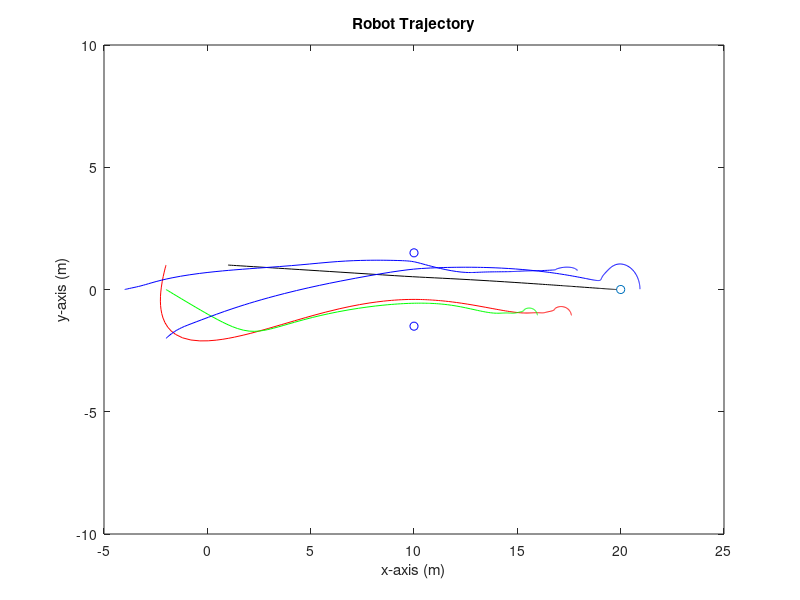
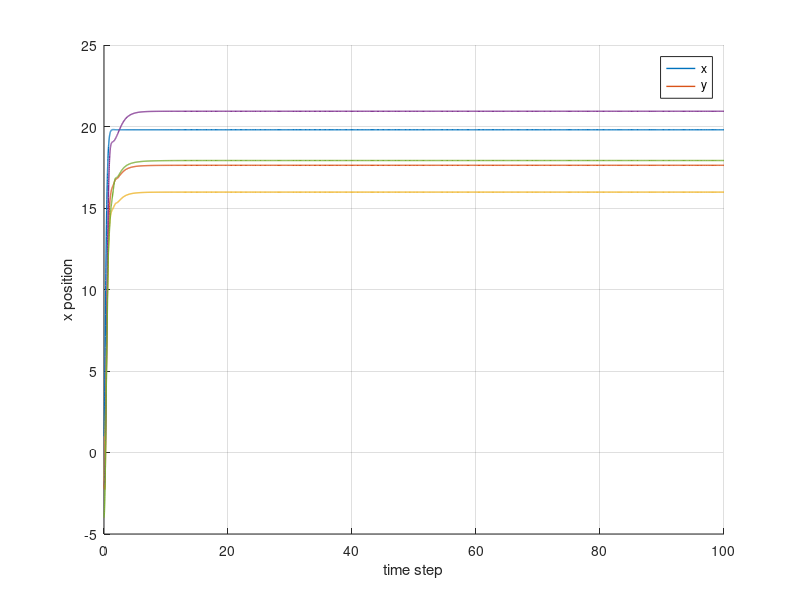
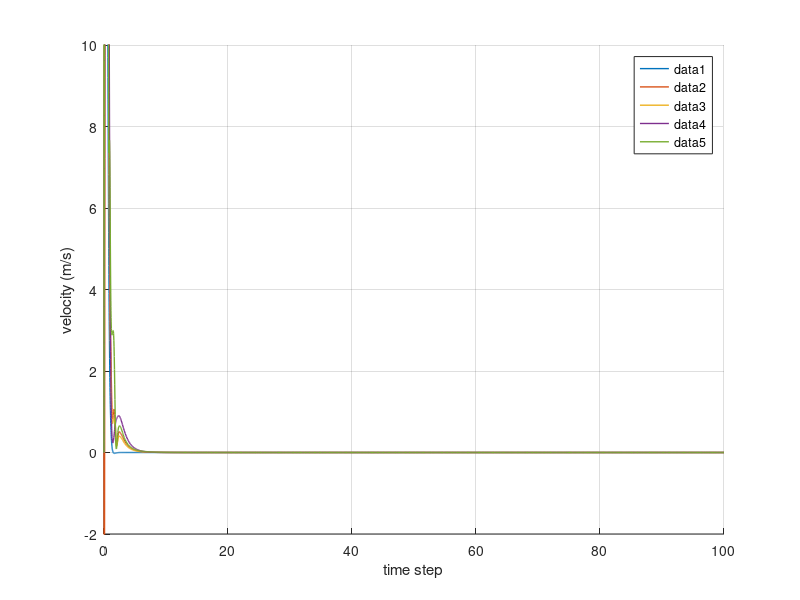
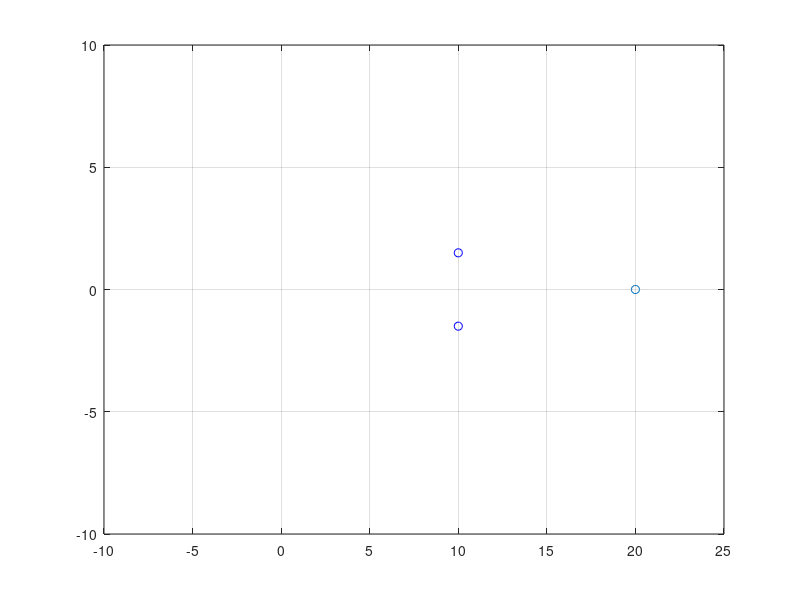

Write MATLAB code to recreate these figures, in order. (Note: this script raises an error after producing the figures.)
function [t,x] = potential()
clc, close all
 
time = [0 100];
x0=[1;0;1;0;-2;0;1;0;-2;0;0;0;-2;0;-2;0;-4;0;0;0];

Goal = [20;0];
Obs1 = [10;-1.5];
Obs2 = [10;1.5];
    
alpha = 30;
Ko = 30;
Kij = 50;
KLi = 50;
KF = 10;
rD = 1;

[t, x] = ode23(@vehicles,time,x0);
Goal = [20;0];
figure(1)
plot(x(:,1),x(:,3),'k', x(:,5),x(:,7),'r', x(:,9),x(:,11),'g',...
    x(:,13),x(:,15),'b',x(:,17),x(:,19),'b',Goal(1),Goal(2),'o',Obs1(1),Obs1(2),'ob',...
    Obs2(1),Obs2(2),'ob')

title('Robot Trajectory')
xlabel('x-axis (m)')
ylabel('y-axis (m)')
axis([-5 25 -10 10])

figure(2)
hold on
plot(t,[x(:,1),x(:,5),x(:,9),x(:,13),x(:,17)],'LineWidth',1)
legend('x','y')
xlabel('time step')
ylabel('x position')
grid on
hold off

figure(3)
hold on
plot(t,[x(:,2),x(:,6),x(:,10),x(:,14),x(:,18)],'LineWidth',1)
legend('show')
xlabel('time step')
ylabel('velocity (m/s)')
axis([0 100 -2 10])
grid on
hold off

figure(4)
title('Robot Trajectory')
xlabel('x-axis (m)')
ylabel('y-axis (m)')
plot(Goal(1),Goal(2),'o',Obs1(1),Obs1(2),'ob',...
    Obs2(1),Obs2(2),'ob')
axis([-10 25 -10 10])

grid on;

% aL = animatedline('Color', 'k');
% a1 = animatedline('Color', 'r');
% a2 = animatedline('Color', 'g');
% a3 = animatedline('Color', 'b');
% a4 = animatedline('Color', 'm');
aLL = animatedline('Color', 'k', 'marker', 'o', 'MaximumNumPoints', 1);
a11 = animatedline('Color', 'r', 'marker', 'o', 'MaximumNumPoints', 1);
a22 = animatedline('Color', 'g', 'marker', 'o', 'MaximumNumPoints', 1);
a33 = animatedline('Color', 'b', 'marker', 'o', 'MaximumNumPoints', 1); 
a44 = animatedline('Color', 'm', 'marker', 'o', 'MaximumNumPoints', 1); 

for i=1:length(x)
%     addpoints(aL,x(i,1),x(i,3));
%     addpoints(a1,x(i,5),x(i,7));
%     addpoints(a2,x(i,9),x(i,11));
%     addpoints(a3,x(i,13),x(i,15));
%     addpoints(a4,x(i,17),x(i,19));
 
    addpoints(aLL,x(i,1),x(i,3));
    addpoints(a11,x(i,5),x(i,7));
    addpoints(a22,x(i,9),x(i,11));
    addpoints(a33,x(i,13),x(i,15));
    addpoints(a44,x(i,17),x(i,19));
    drawnow
end 

function dx = vehicles(t,x)
 %% Leader
    % Potential function without cooperative control
    % mobile robot 1 and robot 2 will move but ignore the potential
    % on each other robot
    
    % Define for mobile robot 1 as the leader corresponds to goal
    rG = sqrt((Goal(1)-x(1))^2+(Goal(2)-x(3))^2);
    FGx = alpha*(Goal(1)-x(1));
    FGy = alpha*(Goal(2)-x(3));
%     FGx = KG*(Goal(1)-x(1))/max([rG 0.01]);
%     FGy = KG*(Goal(2)-x(3))/max([rG 0.01]);
    
    % Leader corresponds with Obstacle 1
    ro1 = sqrt((Obs1(1)-x(1))^2+(Obs1(2)-x(3))^2);
    Fo1x = Ko*(Obs1(1)-x(1))/ro1^2;
    Fo1y = Ko*(Obs1(2)-x(3))/ro1^2;

%     Fo1x = -Ko*(Obs1(1)-x(1))/ro1^3;
%     Fo1y = -Ko*(Obs1(2)-x(3))/ro1^3;
    
    % Leader corresponds with Obstacle 2
    ro2 = sqrt((Obs2(1)-x(1))^2+(Obs2(2)-x(3))^2);
    Fo2x = Ko*(Obs2(1)-x(1))/ro2^2;
    Fo2y = Ko*(Obs2(2)-x(3))/ro2^2;
%     Fo2x = -Ko*(Obs2(1)-x(1))/ro2^3;
%     Fo2y = -Ko*(Obs2(2)-x(3))/ro2^3;
     
    % Prevent from oscillating
    FrLx = -KF*x(2);
    FrLy = -KF*x(4);
    
    % Net force on leader
    Fx = (FGx+Fo1x+Fo2x+FrLx);
    Fy = (FGy+Fo1y+Fo2y+FrLy);
    
    % Leader dynamics
    xL = [0 1; 0 0]*[x(1); x(2)] + [0;1]*Fx;
    yL = [0 1; 0 0]*[x(3); x(4)] + [0;1]*Fy;
 
 %% Follower 1   
    % Follower 1 with obstacle 1
    r1o1 = sqrt((Obs1(1)-x(5))^2+(Obs1(2)-x(7))^2);
    F1o1x = Ko*(Obs1(1)-x(5))/r1o1^2;
    F1o1y = Ko*(Obs1(2)-x(7))/r1o1^2;
    
    % Follower 1 with obstacle 2
    r1o2 = sqrt((Obs2(1)-x(5))^2+(Obs2(2)-x(7))^2);
    F1o2x = Ko*(Obs2(1)-x(5))/r1o2^2;
    F1o2y = Ko*(Obs2(2)-x(7))/r1o2^2;
    
    % Follower 1 with leader
    rL1 = sqrt((x(1)-x(5))^2+(x(3)-x(7))^2);
    FL1x = KLi*(x(1)-x(5)-rD);
    FL1y = KLi*(x(3)-x(7)-rD);
%     FL1x = KLi*(rL1-rD)*(x(1)-x(5))/max([rL1 0.01]);
%     FL1y = KLi*(rL1-rD)*(x(3)-x(7))/max([rL1 0.01]);
    
    % Follower 1 and follower 2
    r21 = sqrt((x(9)-x(5))^2+(x(11)-x(7))^2);
    F21x = Kij*(x(9)-x(5)-rD);
    F21y = Kij*(x(11)-x(7)-rD);
%     F21x = -2*Kij*(x(9)-x(5))/max([r21^4 0.01]);
%     F21y = -2*Kij*(x(11)-x(7))/max([r21^4 0.01]);
    
    % Follower 1 and follower 3
    r31 = sqrt((x(13)-x(5))^2+(x(15)-x(7))^2);
    F31x = Kij*(x(13)-x(5)-rD);
    F31y = Kij*(x(15)-x(7)-rD);
%     F31x = -2*Kij*(x(13)-x(5))/max([r31^4 0.01]);
%     F31y = -2*Kij*(x(15)-x(7))/max([r31^4 0.01]);
    
    % Follower 1 and follower 4
    r41 = sqrt((x(17)-x(5))^2+(x(19)-x(7))^2);
    F41x = Kij*(x(17)-x(5)-rD);
    F41y = Kij*(x(19)-x(7)-rD);    
%     F41x = -2*Kij*(x(17)-x(5))/max([r41^4 0.01]);
%     F41y = -2*Kij*(x(19)-x(7))/max([r41^4 0.01]);
%     
    Fr1x = -KF*x(6);
    Fr1y = -KF*x(8);
    
    % Net force on follower 1
    F1x = (F1o1x+F1o2x+FL1x+F21x+Fr1x+F31x+F41x);
    F1y = (F1o1y+F1o2y+FL1y+F21y+Fr1y+F31y+F41y);
    
    % Dynamics of Follower 1
    x1 = [0 1; 0 0]*[x(5); x(6)] + [0;1]*F1x;
    y1 = [0 1; 0 0]*[x(7); x(8)] + [0;1]*F1y;
    
 %% Follower 2   
    % Follower 2 with obstacle 1
    r2o1 = sqrt((Obs1(1)-x(9))^2+(Obs1(2)-x(11))^2);
    F2o1x = Ko*(Obs1(1)-x(9)-rD);
    F2o1y = Ko*(Obs1(2)-x(11)-rD);    
%     F2o1x = -Ko*(Obs1(1)-x(9))/r2o1^3;
%     F2o1y = -Ko*(Obs1(2)-x(11))/r2o1^3;
    
    % Follower 2 with obstacle 2
    r2o2 = sqrt((Obs2(1)-x(9))^2+(Obs2(2)-x(11))^2);
    F2o2x = Ko*(Obs2(1)-x(9)-rD);
    F2o2y = Ko*(Obs2(2)-x(11)-rD);
%     F2o2x = -Ko*(Obs2(1)-x(9))/r2o2^3;
%     F2o2y = -Ko*(Obs2(2)-x(11))/r2o2^3;
    
    % Follower 2 with Leader
    rL2 = sqrt((x(1)-x(9))^2+(x(3)-x(11))^2);
    FL2x = KLi*(x(1)-x(9)-rD);
    FL2y = KLi*(x(3)-x(11)-rD);
%     FL2x = KLi*(rL2-rD)*(x(1)-x(9))/max([rL2 0.01]);
%     FL2y = KLi*(rL2-rD)*(x(3)-x(11))/max([rL2 0.01]);
%     
    % Follower 2 and follower 1
    r12 = sqrt((x(5)-x(9))^2+(x(7)-x(11))^2);
    F12x = Kij*(x(5)-x(9)-rD);
    F12y = Kij*(x(7)-x(11)-rD);
%     F12x = -2*Kij*(x(5)-x(9))/max([r12^4 0.01]);
%     F12y = -2*Kij*(x(7)-x(11))/max([r12^4 0.01]);
    
    % Follower 2 and follower 3
    r32 = sqrt((x(13)-x(9))^2+(x(15)-x(11))^2);
    F32x = Kij*(x(13)-x(9)-rD);
    F32y = Kij*(x(15)-x(11)-rD);
%     F32x = -2*Kij*(x(13)-x(9))/max([r32^4 0.01]);
%     F32y = -2*Kij*(x(15)-x(11))/max([r32^4 0.01]);
    
    % Follower 2 and follower 4
    r42 = sqrt((x(17)-x(9))^2+(x(19)-x(11))^2);
    F42x = Kij*(x(17)-x(9)-rD);
    F42y = Kij*(x(19)-x(11)-rD);
%     F42x = -2*Kij*(x(17)-x(9))/max([r42^4 0.01]);
%     F42y = -2*Kij*(x(19)-x(11))/max([r42^4 0.01]);
    
    Fr2x = -KF*x(10);
    Fr2y = -KF*x(12);
       
    % Net force on Follower 2
    F2x = (F2o1x+F2o2x+FL2x+F12x+Fr2x+F32x+F42x);
    F2y = (F2o1y+F2o2y+FL2y+F12y+Fr2y+F32y+F42y);
    
    % Dynamics of Follower 2
    x2 = [0 1; 0 0]*[x(9); x(10)] + [0;1]*F2x;
    y2 = [0 1; 0 0]*[x(11); x(12)] + [0;1]*F2y;
    
 %% Follower 3   
    
    % Follower 3 with obstacle 1
    r3o1 = sqrt((Obs1(1)-x(13))^2+(Obs1(2)-x(15))^2);
    F3o1x = -Ko*(Obs1(1)-x(13))/r3o1^3;
    F3o1y = -Ko*(Obs1(2)-x(15))/r3o1^3;
    
    % Follower 3 with obstacle 2
    r3o2 = sqrt((Obs2(1)-x(13))^2+(Obs2(2)-x(15))^2);
    F3o2x = -Ko*(Obs2(1)-x(13))/r3o2^3;
    F3o2y = -Ko*(Obs2(2)-x(15))/r3o2^3;
    
    % Follower 3 with Leader
    rL3 = sqrt((x(1)-x(13))^2+(x(3)-x(15))^2);
    FL3x = KLi*(rL3-rD)*(x(1)-x(13))/max([rL3 0.01]);
    FL3y = KLi*(rL3-rD)*(x(3)-x(15))/max([rL3 0.01]);
    
    % Follower 3 and follower 1
    r13 = sqrt((x(5)-x(13))^2+(x(7)-x(15))^2);
    F13x = -2*Kij*(x(5)-x(13))/max([r13^4 0.01]);
    F13y = -2*Kij*(x(7)-x(15))/max([r13^4 0.01]);
    
    % Follower 3 and follower 2
    r23 = sqrt((x(9)-x(13))^2+(x(11)-x(15))^2);
    F23x = -2*Kij*(x(9)-x(13))/max([r23^4 0.01]);
    F23y = -2*Kij*(x(11)-x(15))/max([r23^4 0.01]);
    
    % Follower 3 and follower 4
    r43 = sqrt((x(17)-x(13))^2+(x(19)-x(15))^2);
    F43x = -2*Kij*(x(17)-x(13))/max([r43^4 0.01]);
    F43y = -2*Kij*(x(19)-x(15))/max([r43^4 0.01]);

    Fr3x = -KF*x(14);
    Fr3y = -KF*x(16);
    
    % Net force on Follower 3
    F3x = (F3o1x+F3o2x+FL3x+F23x+Fr3x+F13x+F43x);
    F3y = (F3o1y+F3o2y+FL3y+F23y+Fr3y+F13y+F43y);
    
    % Dynamics of Follower 3
    x3 = [0 1; 0 0]*[x(13); x(14)] + [0;1]*F3x;
    y3 = [0 1; 0 0]*[x(15); x(16)] + [0;1]*F3y;
    
%% Follower 4

    % Follower 4 with Leader
    rL4 = sqrt((x(1)-x(17))^2+(x(3)-x(19))^2);
    FL4x = KLi*(rL4-rD)*(x(1)-x(17))/max([rL4 0.01]);
    FL4y = KLi*(rL4-rD)*(x(3)-x(19))/max([rL4 0.01]);
    
    % Follower 4 with obstacle 1
    r4o1 = sqrt((Obs1(1)-x(17))^2+(Obs1(2)-x(19))^2);
    F4o1x = -Ko*(Obs1(1)-x(17))/r4o1^3;
    F4o1y = -Ko*(Obs1(2)-x(19))/r4o1^3;
    
    % Follower 4 with obstacle 2
    r4o2 = sqrt((Obs2(1)-x(17))^2+(Obs2(2)-x(19))^2);
    F4o2x = -Ko*(Obs2(1)-x(17))/r4o2^3;
    F4o2y = -Ko*(Obs2(2)-x(19))/r4o2^3;
    
    % Follower 4 and follower 1
    r14 = sqrt((x(5)-x(17))^2+(x(7)-x(19))^2);
    F14x = -2*Kij*(x(5)-x(17))/max([r14^4 0.01]);
    F14y = -2*Kij*(x(7)-x(19))/max([r14^4 0.01]);
    
    % Follower 4 and follower 2
    r24 = sqrt((x(9)-x(17))^2+(x(11)-x(19))^2);
    F24x = -2*Kij*(x(9)-x(19))/max([r24^4 0.01]);
    F24y = -2*Kij*(x(11)-x(19))/max([r24^4 0.01]);
    
    % Follower 4 and follower 3
    r34 = sqrt((x(13)-x(17))^2+(x(15)-x(19))^2);
    F34x = -2*Kij*(x(13)-x(19))/max([r34^4 0.01]);
    F34y = -2*Kij*(x(15)-x(19))/max([r34^4 0.01]);
    
    Fr4x = -KF*x(18);
    Fr4y = -KF*x(20);
    
    % Net force on Follower 4
    F4x = (F4o1x+F4o2x+F14x+F24x+F34x+Fr4x+FL4x);
    F4y = (F4o1y+F4o2y+F14y+F24y+F34y+Fr4y+FL4y);
    
    % Dynamics of Follower 4
    x4 = [0 1; 0 0]*[x(17); x(18)] + [0;1]*F4x;
    y4 = [0 1; 0 0]*[x(19); x(20)] + [0;1]*F4y;
    
 %% Total calculation   
    dx = [xL(1);xL(2);yL(1);yL(2);x1(1);x1(2);y1(1);y1(2);...
        x2(1);x2(2);y2(1);y2(2);x3(1);x3(2);y3(1);y3(2);x4(1);x4(2);y4(1);y4(2)];
    
    if x(2)==0 && x(4)==0
        w = 0.01*randn(2,1);
        dx = dx+[0;w(1);0;w(2);0;0;0;0;0;0;0;0;0;0;0;0;0;0;0;0];
    end
    
    if r12==0 && r13 == 0 && r14 == 0 && r21 == 0 && r23 == 0 && r24 == 0 && r31 == 0 && r32 == 0 && r34 == 0 && r41 == 0 && r42 == 0 && r43 == 0
        w = 0.01*randn(8,1);
        dx = dx+[0;0;0;0;0;0;0;0;0;0;0;0;0;0;0;0;0;0;0;0];
    end      
end
end
